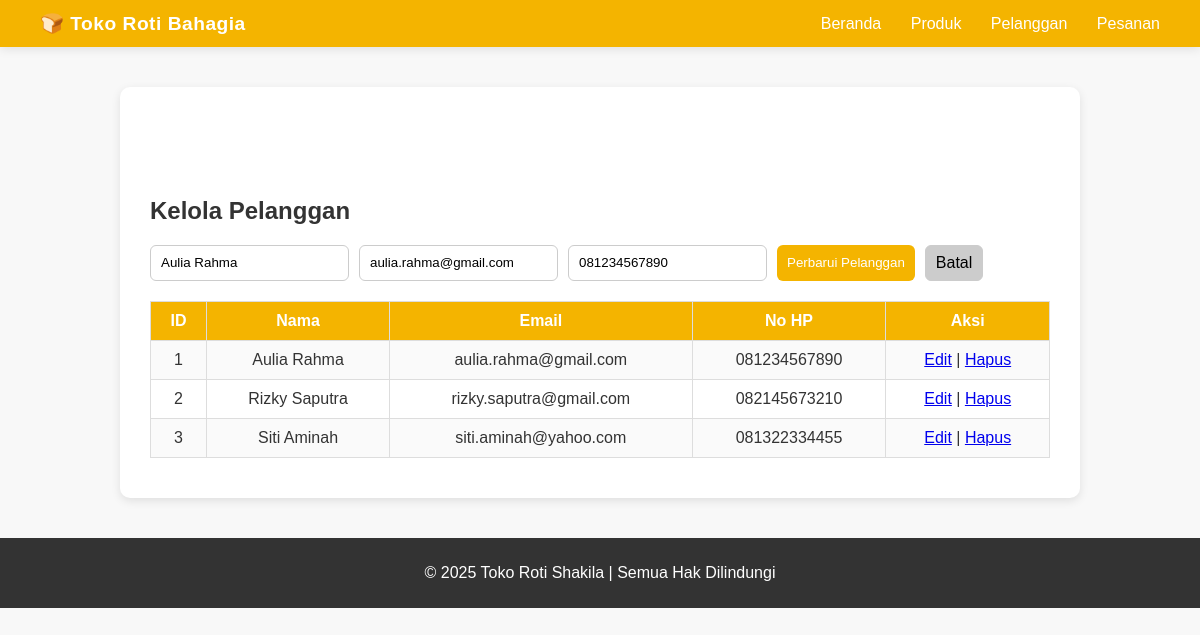
Screenshot of /?page=pelanggan&edit=1 with the database file from the repository.
### tables this page shows
CREATE TABLE `pelanggan` (
  `id_pelanggan` int(11) NOT NULL,
  `nama_pelanggan` varchar(100) NOT NULL,
  `email` varchar(100) DEFAULT NULL,
  `no_hp` varchar(20) DEFAULT NULL
);

### config/db.php (called while the page is built, shortened)
<?php
class Database
{
    private $host = "localhost";
    private $username = "root";
    private $password = "";
    private $dbname = "toko_roti";
    public function __construct()
    {
        try {
            $this->conn = new PDO("mysql:host=$this->host;dbname=$this->dbname", $this->username, $this->password);
        } catch (PDOException $e) {
            echo "Connection failed: " . $e->getMessage();
        }
    }
}
?>

### class/Pelanggan.php (called while the page is built, shortened)
<?php
require_once 'config/db.php';
class Pelanggan
{
    private $db;
    public function __construct()
    {
        $this->db = (new Database())->conn;
    }
    public function getAllPelanggan()
    {
        $stmt = $this->db->query("SELECT * FROM pelanggan");
        return $stmt->fetchAll(PDO::FETCH_ASSOC);
    }
    public function getPelangganById($id)
    {
        $stmt = $this->db->prepare("SELECT * FROM pelanggan WHERE id_pelanggan = ?");
        $stmt->execute([$id]);
        return $stmt->fetch(PDO::FETCH_ASSOC);
    }
}
?>

### view/pelanggan.php (the view, shortened to what this page needs)
<?php
$data = $pelanggan->getAllPelanggan();
$edit = isset($_GET['edit']) ? $pelanggan->getPelangganById($_GET['edit']) : null;
?>
<section>
    <h2>Kelola Pelanggan</h2>
    <form method="POST">
        <input type="text" name="nama" placeholder="Nama Pelanggan" required
            value="<?= $edit['nama_pelanggan'] ?? '' ?>">
        <input type="email" name="email" placeholder="Email" required value="<?= $edit['email'] ?? '' ?>">
        <input type="text" name="no_hp" placeholder="No HP" required value="<?= $edit['no_hp'] ?? '' ?>">
        <button type="submit" name="<?= $edit ? 'update' : 'add' ?>">
            <?= $edit ? 'Perbarui' : 'Tambah' ?> Pelanggan
        </button>
        <?php if ($edit): ?>
            <a href="?page=pelanggan" class="btn-cancel">Batal</a>
        <?php endif; ?>
    </form>
    <table>
        <tr>
            <th>ID</th>
            <th>Nama</th>
            <th>Email</th>
            <th>No HP</th>
            <th>Aksi</th>
        </tr>
        <?php foreach ($data as $p): ?>
            <tr>
                <td><?= $p['id_pelanggan'] ?></td>
                <td><?= $p['nama_pelanggan'] ?></td>
                <td><?= $p['email'] ?></td>
                <td><?= $p['no_hp'] ?></td>
                <td>
                    <a href="?page=pelanggan&edit=<?= $p['id_pelanggan'] ?>">Edit</a> |
                    <a href="?page=pelanggan&delete=<?= $p['id_pelanggan'] ?>"
                        onclick="return confirm('Hapus pelanggan ini?')">Hapus</a>
                </td>
            </tr>
        <?php endforeach; ?>
    </table>
</section>

### style.css (style rules this page uses)
body { font-family: 'Poppins', sans-serif; margin: 0; background: #f8f8f8; color: #333; }
body { margin: 0; font-family: 'Poppins', sans-serif; background: #f8f8f8; color: #333; }
table { width: 100%; border-collapse: collapse; margin-top: 15px; }
th, td { border: 1px solid #ddd; padding: 10px; text-align: center; }
th { background: #f4b400; color: white; }
tr:nth-child(even) { background: #fafafa; }
form { margin-bottom: 20px; display: flex; gap: 10px; flex-wrap: wrap; }
form input, form select, form button, .btn-cancel { padding: 8px 10px; border: 1px solid #ccc; border-radius: 6px; font-family: inherit; }
form button { background: #f4b400; color: white; border: none; cursor: pointer; }
.btn-cancel { background: #ccc; text-decoration: none; color: black; }

### rows the page displays
pelanggan: nama "Aulia Rahma", email "aulia.rahma@gmail.com", no_hp "081234567890", id_pelanggan "1", nama_pelanggan "Aulia Rahma"
pelanggan: id_pelanggan "2", nama_pelanggan "Rizky Saputra", email "rizky.saputra@gmail.com", no_hp "082145673210"
pelanggan: id_pelanggan "3", nama_pelanggan "Siti Aminah", email "siti.aminah@yahoo.com", no_hp "081322334455"
